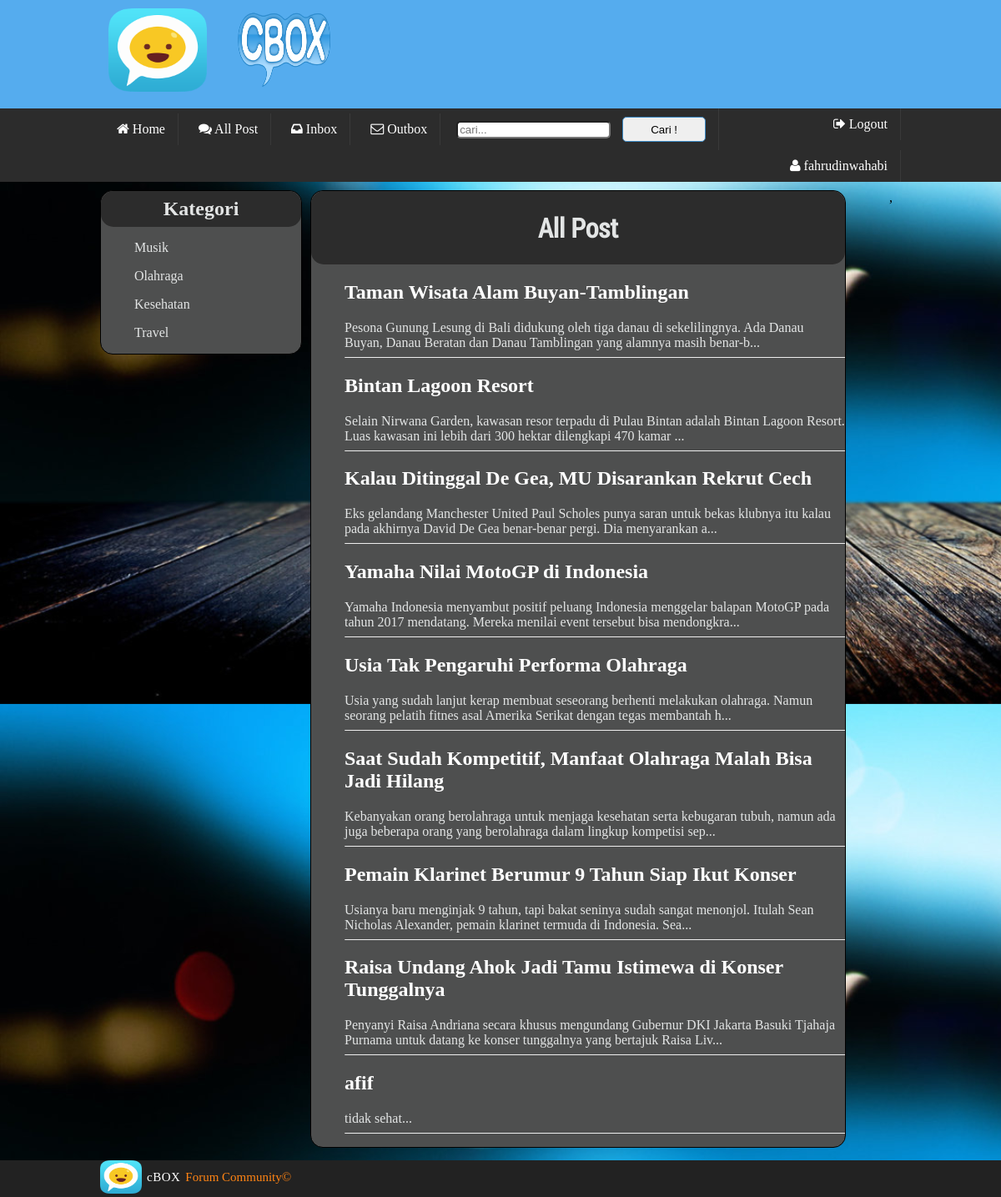
/all_post.php (signed in), run on the app's committed database.
### tables this page shows
CREATE TABLE IF NOT EXISTS `member` (
`id_member` int(11) NOT NULL,
  `password` varchar(100) NOT NULL,
  `nama` varchar(100) NOT NULL,
  `alamat` varchar(100) NOT NULL,
  `email` varchar(100) NOT NULL,
  `bio` text NOT NULL,
  `cp` varchar(100) NOT NULL,
  `foto` varchar(100) NOT NULL,
  `status` varchar(100) NOT NULL DEFAULT 'ENABLE'
);

CREATE TABLE IF NOT EXISTS `kategori` (
`id_kategori` int(11) NOT NULL,
  `nama_kategori` varchar(100) NOT NULL,
  `deskripsi` varchar(100) NOT NULL
);

CREATE TABLE IF NOT EXISTS `post` (
`id_post` int(11) NOT NULL,
  `judul` varchar(1000) NOT NULL,
  `isi` mediumtext NOT NULL,
  `id_kategori` int(11) NOT NULL,
  `waktu` datetime NOT NULL,
  `id_member` int(8) NOT NULL,
  `status` varchar(100) NOT NULL DEFAULT 'ENABLE'
);

### all_post.php (the view, shortened to what this page needs)
<!DOCTYPE html>
<html>
<head>
	<link rel="stylesheet" type="text/css" href="style.css">
    <link rel="stylesheet" type="text/css" href="skeleton.css">
    <link rel="stylesheet" type="text/css" href="font-awesome-4.3.0/css/font-awesome.css">
</head>
<body>
    <div class="nav-bar">
            <div class="container">
                <div class="title-bar-left column ten">
                    <img src="logo.png" class="logo">
                    <img src="cbox.png" class="logoin">
                </div>
            </div>
    </div>
    <div class="cat-bar">
            <div class="container">
                <?php
                    $id = $_SESSION['id'];
                    $query = "SELECT * FROM member WHERE id_member=$id";
                    $result = mysql_query($query);
                    $row = mysql_fetch_assoc($result);
                ?>
                <a href="index.php" class="a-cat"><i class="fa fa-home"></i> Home</a>
                <a href="all_post.php" class="a-cat"><i class="fa fa-comments"></i> All Post</a>
                <a href="inbox.php" class="a-cat"><i class="fa fa-inbox"></i> Inbox</a>
                <a href="outbox.php" class="a-cat"><i class="fa fa-envelope-o"></i> Outbox</a>
                <form class="a-cat" method="post" action="search.php"><input type="text" name="search" placeholder="cari..." required> <button type="submit">Cari !</button></form>
                <a href="logout.php" class="a-cat kananin"><i class="fa fa-sign-out"></i> Logout</a>
                <a href="profile.php" class="a-cat kananin"><i class="fa fa-user"></i> <?php  echo $row['nama']; ?></a>
            </div>
    </div>
	<div class="container">
		<div class="left-content">
			<h2 class="katagoriwarna">
				Kategori
			</h2>
				<?php
                        $query = "SELECT * FROM kategori";
                        $result = mysql_query($query);
                        while($row = mysql_fetch_assoc($result)){
                    ?>
				    <ul>
					<a href="konten.php?id=<?php echo $row['id_kategori']?>"><li><?php echo $row['nama_kategori']?></li></a>
					</ul>
                    <?php
                        }
                    ?>
		</div>
		<div class="right-content columns eleven">
			<div class="katagoriwarnasatu" id="title"><h1>All Post</h1></div>
                   	<?php
                        $query = "SELECT * FROM post";
                        $result = mysql_query($query);
                        while ($row = mysql_fetch_assoc($result)){
                    ?>
                    <ul>
					<a href="detail.php?id=<?php echo $row['id_post']; ?>"><h2><?php echo $row['judul'] ?></h2></a>
                        <?php
                            echo substr($row['isi'], 0, 150)."...";
                            echo "<hr>";
                        ?>
					</ul>
                    <?php
                        }
                    ?>
			</div>
				<div class="pesan">
                ,
				</div>
		</div>
		<div class="foot">
		 <div class="footer">
            <div class="container">
            <img src="logo.png">
            <h3>cBOX</h3>
                <p>Forum Community&copy;</p>
            </div>
        </div>
        </div>
</body>
</html>

### style.css (style rules this page uses)
body { background-image: url(login.jpg); background-size: 1500px,1500px; background-attachment: fixed; }
body { margin: 0px; padding: 0px; }
.nav-bar { background-color: #55acee; width: 100%; height: 130px; }
#title { margin-top: 0px !important; }
.title-bar-left { display: inline-block; width: 35%; height: 100px; }
.title-bar-left .logo { width: inherit; height: inherit; position: relative; top: 10px; }
.title-bar-left .logoin { width: inherit; height: inherit; position: relative; top: 10px; }
.logoin { padding-left: 30px; }
.cat-bar { color: white; background-color: #2c2c2c; }
.a-cat { width: auto; padding-left: 15px; padding-right: 15px; padding-top: 10px; padding-bottom: 10px; display: inline-block; text-align: center; text-decoration: none; color: white; border-right: 1.5px solid #393939; border-left: none; margin-left: none; }
.footer { color: white; background-color: #222222; }
.footer img { width: 50px; height: 40px; }
.footer p { display: inline-block; margin: 0px; padding-left: 2px; color: #ff8414; font-size: 15px; position: relative; top : -15px; }
.footer h3 { display: inline-block; margin: 0px; padding-left: 2px; font-weight: 500; letter-spacing: 0.5px; font-size: 15px; position: relative; top : -15px; }
hr { border-top: 1px; }
i { padding-left: 5px; }
h1 { font-family: 'roboto-condensed'; }
.right-content { background-color:#4e4f4f; }
.right-content { color: #e3e5e5; height: auto; margin-left: 5px; margin-bottom: 15px; margin-right: 0px; margin-top: 10px; float: left; border: 1px solid black; border-radius: 15px; }
.right-content #title h1 { text-align: center; }
.left-content { color: #e3e5e5; height: auto; width: 240px; margin-right: 0px; margin-top: 10px; float: left; border: 1px solid black; border-radius: 15px; background-color:#4e4f4f; }
.left-content a { text-decoration: none; color: black; list-style-type: none; color: #e3e5e5; }
.right-content a { text-decoration: none; color: white; list-style-type: none; }
.pesan { text-align: right; }
.pesan { margin-bottom: 10px; bottom: 20px; right: 20px; padding: 10px; border-radius: 5px; }
button { height: 30px; width: 100px; border: 1px, solid, #3b88c3; border-radius: 5px; cursor: pointer; margin-left: 10px; }
input { border-radius: 5px; }
a { text-decoration: none; color:black; }
h2.katagoriwarna { background-color: #2c2c2c; text-align: center; margin: 0px; border-radius: 15px; padding-bottom: 8px; padding-top: 8px; }
.kananin { float: right; }
.katagoriwarnasatu { background-color: #2c2c2c; text-align: center; margin: 0px; border-radius: 15px; padding-bottom: 1px; padding-top: 1px; }

### skeleton.css (style rules this page uses)
.container { position: relative; width: 960px; margin: 0 auto; padding: 0; }
.container .column, .container .columns { float: left; display: inline; margin-left: 10px; margin-right: 10px; }
.container .eleven.columns { width: 640px; }
.container:after { content: "\0020"; display: block; height: 0; clear: both; visibility: hidden; }

### data on the page
member: nama "fahrudinwahabi"
kategori: nama_kategori "Musik"
kategori: nama_kategori "Olahraga"
kategori: nama_kategori "Kesehatan"
kategori: nama_kategori "Travel"
post: judul "Taman Wisata Alam Buyan-Tamblingan", isi "Pesona Gunung Lesung di Bali didukung oleh tiga danau di sekelilingnya. Ada Danau Buyan, Danau Beratan dan Danau Tamblingan yang alamnya masih benar-b"
post: judul "Bintan Lagoon Resort", isi "Selain Nirwana Garden, kawasan resor terpadu di Pulau Bintan adalah Bintan Lagoon Resort. Luas kawasan ini lebih dari 300 hektar dilengkapi 470 kamar"
post: judul "Kalau Ditinggal De Gea, MU Disarankan Rekrut Cech", isi "Eks gelandang Manchester United Paul Scholes punya saran untuk bekas klubnya itu kalau pada akhirnya David De Gea benar-benar pergi. Dia menyarankan a"
post: judul "Yamaha Nilai MotoGP di Indonesia", isi "Yamaha Indonesia menyambut positif peluang Indonesia menggelar balapan MotoGP pada tahun 2017 mendatang. Mereka menilai event tersebut bisa mendongkra"
post: judul "Usia Tak Pengaruhi Performa Olahraga", isi "Usia yang sudah lanjut kerap membuat seseorang berhenti melakukan olahraga. Namun seorang pelatih fitnes asal Amerika Serikat dengan tegas membantah h"
post: judul "Saat Sudah Kompetitif, Manfaat Olahraga Malah Bisa Jadi Hilang", isi "Kebanyakan orang berolahraga untuk menjaga kesehatan serta kebugaran tubuh, namun ada juga beberapa orang yang berolahraga dalam lingkup kompetisi sep"
post: judul "Pemain Klarinet Berumur 9 Tahun Siap Ikut Konser", isi "Usianya baru menginjak 9 tahun, tapi bakat seninya sudah sangat menonjol. Itulah Sean Nicholas Alexander, pemain klarinet termuda di Indonesia. Sea"
post: judul "Raisa Undang Ahok Jadi Tamu Istimewa di Konser Tunggalnya", isi "Penyanyi Raisa Andriana secara khusus mengundang Gubernur DKI Jakarta Basuki Tjahaja Purnama untuk datang ke konser tunggalnya yang bertajuk Raisa Liv"
post: judul "afif", isi "tidak sehat"
